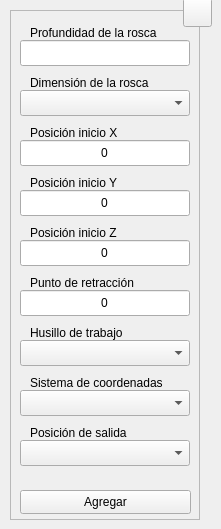
  <widget class="QWidget" name="centralwidget">
   <widget class="QFrame" name="frame">
    <property name="geometry">
     <rect>
      <x>10</x>
      <y>10</y>
      <width>190</width>
      <height>510</height>
     </rect>
    </property>
    <property name="sizePolicy">
     <sizepolicy hsizetype="Fixed" vsizetype="Fixed">
      <horstretch>0</horstretch>
      <verstretch>0</verstretch>
     </sizepolicy>
    </property>
    <property name="minimumSize">
     <size>
      <width>190</width>
      <height>510</height>
     </size>
    </property>
    <property name="maximumSize">
     <size>
      <width>190</width>
      <height>510</height>
     </size>
    </property>
    <property name="frameShape">
     <enum>QFrame::StyledPanel</enum>
    </property>
    <property name="frameShadow">
     <enum>QFrame::Raised</enum>
    </property>
    <widget class="QLineEdit" name="tbx_dpt">
     <property name="geometry">
      <rect>
       <x>10</x>
       <y>30</y>
       <width>170</width>
       <height>26</height>
      </rect>
     </property>
     <property name="minimumSize">
      <size>
       <width>170</width>
       <height>0</height>
      </size>
     </property>
     <property name="maximumSize">
      <size>
       <width>170</width>
       <height>16777215</height>
      </size>
     </property>
     <property name="toolTip">
      <string>Digite la profundidad del agujero</string>
     </property>
     <property name="statusTip">
      <string/>
     </property>
     <property name="alignment">
      <set>Qt::AlignCenter</set>
     </property>
     <property name="placeholderText">
      <string/>
     </property>
    </widget>
    <widget class="QLabel" name="lbl_dpt">
     <property name="enabled">
      <bool>true</bool>
     </property>
     <property name="geometry">
      <rect>
       <x>20</x>
       <y>10</y>
       <width>139</width>
       <height>26</height>
      </rect>
     </property>
     <property name="text">
      <string>Profundidad de la rosca</string>
     </property>
     <property name="buddy">
      <cstring>lbl_dpt</cstring>
     </property>
    </widget>
    <widget class="QPushButton" name="btn_save">
     <property name="geometry">
      <rect>
       <x>10</x>
       <y>480</y>
       <width>171</width>
       <height>24</height>
      </rect>
     </property>
     <property name="sizePolicy">
      <sizepolicy hsizetype="Expanding" vsizetype="Expanding">
       <horstretch>0</horstretch>
       <verstretch>0</verstretch>
      </sizepolicy>
     </property>
     <property name="minimumSize">
      <size>
       <width>88</width>
       <height>0</height>
      </size>
     </property>
     <property name="toolTip">
      <string>Agregar los datos al programa CNC</string>
     </property>
     <property name="statusTip">
      <string/>
     </property>
     <property name="text">
      <string>Agregar</string>
     </property>
     <property name="shortcut">
      <string>Ctrl+S</string>
     </property>
     <property name="autoDefault">
      <bool>true</bool>
     </property>
    </widget>
    <widget class="QComboBox" name="cbx_sde">
     <property name="geometry">
      <rect>
       <x>10</x>
       <y>330</y>
       <width>170</width>
       <height>26</height>
      </rect>
     </property>
     <property name="minimumSize">
      <size>
       <width>170</width>
       <height>26</height>
      </size>
     </property>
     <property name="maximumSize">
      <size>
       <width>170</width>
       <height>16777215</height>
      </size>
     </property>
     <property name="toolTip">
      <string>Seleccione el husillo de trabajo a utilizar</string>
     </property>
    </widget>
    <widget class="QLabel" name="lbl_sde">
     <property name="enabled">
      <bool>true</bool>
     </property>
     <property name="geometry">
      <rect>
       <x>20</x>
       <y>310</y>
       <width>101</width>
       <height>26</height>
      </rect>
     </property>
     <property name="text">
      <string>Husillo de trabajo</string>
     </property>
    </widget>
    <widget class="QLineEdit" name="tbx_xin">
     <property name="geometry">
      <rect>
       <x>10</x>
       <y>130</y>
       <width>170</width>
       <height>26</height>
      </rect>
     </property>
     <property name="minimumSize">
      <size>
       <width>170</width>
       <height>0</height>
      </size>
     </property>
     <property name="maximumSize">
      <size>
       <width>170</width>
       <height>16777215</height>
      </size>
     </property>
     <property name="toolTip">
      <string>Digite la posición de inicio en el eje X</string>
     </property>
     <property name="statusTip">
      <string/>
     </property>
     <property name="text">
      <string>0</string>
     </property>
     <property name="alignment">
      <set>Qt::AlignCenter</set>
     </property>
     <property name="placeholderText">
      <string/>
     </property>
    </widget>
    <widget class="QLabel" name="lbl_xin">
     <property name="enabled">
      <bool>true</bool>
     </property>
     <property name="geometry">
      <rect>
       <x>20</x>
       <y>110</y>
       <width>98</width>
       <height>26</height>
      </rect>
     </property>
     <property name="text">
      <string>Posición inicio X</string>
     </property>
    </widget>
    <widget class="QLabel" name="lbl_yin">
     <property name="enabled">
      <bool>true</bool>
     </property>
     <property name="geometry">
      <rect>
       <x>20</x>
       <y>160</y>
       <width>98</width>
       <height>26</height>
      </rect>
     </property>
     <property name="text">
      <string>Posición inicio Y</string>
     </property>
    </widget>
    <widget class="QLineEdit" name="tbx_yin">
     <property name="geometry">
      <rect>
       <x>10</x>
       <y>180</y>
       <width>170</width>
       <height>26</height>
      </rect>
     </property>
     <property name="minimumSize">
      <size>
       <width>170</width>
       <height>0</height>
      </size>
     </property>
     <property name="maximumSize">
      <size>
       <width>170</width>
       <height>16777215</height>
      </size>
     </property>
     <property name="toolTip">
      <string>Digite la posición de inicio en el eje Y</string>
     </property>
     <property name="statusTip">
      <string/>
     </property>
     <property name="text">
      <string>0</string>
     </property>
     <property name="alignment">
      <set>Qt::AlignCenter</set>
     </property>
     <property name="placeholderText">
      <string/>
     </property>
    </widget>
    <widget class="QLabel" name="lbl_zin">
     <property name="enabled">
      <bool>true</bool>
     </property>
     <property name="geometry">
      <rect>
       <x>20</x>
       <y>210</y>
       <width>98</width>
       <height>26</height>
      </rect>
     </property>
     <property name="text">
      <string>Posición inicio Z</string>
     </property>
    </widget>
    <widget class="QLineEdit" name="tbx_zin">
     <property name="geometry">
      <rect>
       <x>10</x>
       <y>230</y>
       <width>170</width>
       <height>26</height>
      </rect>
     </property>
     <property name="minimumSize">
      <size>
       <width>170</width>
       <height>0</height>
      </size>
     </property>
     <property name="maximumSize">
      <size>
       <width>170</width>
       <height>16777215</height>
      </size>
     </property>
     <property name="toolTip">
      <string>Digite la posición de inicio en el eje Z</string>
     </property>
     <property name="statusTip">
      <string/>
     </property>
     <property name="text">
      <string>0</string>
     </property>
     <property name="alignment">
      <set>Qt::AlignCenter</set>
     </property>
     <property name="placeholderText">
      <string/>
     </property>
    </widget>
    <widget class="QComboBox" name="cbx_sys">
     <property name="geometry">
      <rect>
       <x>10</x>
       <y>380</y>
       <width>170</width>
       <height>26</height>
      </rect>
     </property>
     <property name="minimumSize">
      <size>
       <width>170</width>
       <height>26</height>
      </size>
     </property>
     <property name="maximumSize">
      <size>
       <width>170</width>
       <height>16777215</height>
      </size>
     </property>
     <property name="toolTip">
      <string>Seleccione el sistema de coordenadas a utilizar</string>
     </property>
    </widget>
    <widget class="QLabel" name="lbl_sys">
     <property name="enabled">
      <bool>true</bool>
     </property>
     <property name="geometry">
      <rect>
       <x>20</x>
       <y>360</y>
       <width>138</width>
       <height>26</height>
      </rect>
     </property>
     <property name="text">
      <string>Sistema de coordenadas</string>
     </property>
     <property name="buddy">
      <cstring>lbl_mov</cstring>
     </property>
    </widget>
    <widget class="QLabel" name="lbl_znd">
     <property name="enabled">
      <bool>true</bool>
     </property>
     <property name="geometry">
      <rect>
       <x>20</x>
       <y>410</y>
       <width>105</width>
       <height>26</height>
      </rect>
     </property>
     <property name="text">
      <string>Posición de salida</string>
     </property>
     <property name="buddy">
      <cstring>lbl_mov</cstring>
     </property>
    </widget>
    <widget class="QComboBox" name="cbx_znd">
     <property name="geometry">
      <rect>
       <x>10</x>
       <y>430</y>
       <width>170</width>
       <height>26</height>
      </rect>
     </property>
     <property name="minimumSize">
      <size>
       <width>170</width>
       <height>26</height>
      </size>
     </property>
     <property name="maximumSize">
      <size>
       <width>170</width>
       <height>16777215</height>
      </size>
     </property>
     <property name="toolTip">
      <string>Seleccione el punto de salida del perforado</string>
     </property>
    </widget>
    <widget class="QLineEdit" name="tbx_rtr">
     <property name="geometry">
      <rect>
       <x>10</x>
       <y>280</y>
       <width>170</width>
       <height>26</height>
      </rect>
     </property>
     <property name="minimumSize">
      <size>
       <width>170</width>
       <height>0</height>
      </size>
     </property>
     <property name="maximumSize">
      <size>
       <width>170</width>
       <height>16777215</height>
      </size>
     </property>
     <property name="toolTip">
      <string>Digite la distancia de retracción</string>
     </property>
     <property name="statusTip">
      <string/>
     </property>
     <property name="text">
      <string>0</string>
     </property>
     <property name="alignment">
      <set>Qt::AlignCenter</set>
     </property>
     <property name="placeholderText">
      <string/>
     </property>
    </widget>
    <widget class="QLabel" name="lbl_rtr">
     <property name="enabled">
      <bool>true</bool>
     </property>
     <property name="geometry">
      <rect>
       <x>20</x>
       <y>260</y>
       <width>115</width>
       <height>26</height>
      </rect>
     </property>
     <property name="text">
      <string>Punto de retracción</string>
     </property>
    </widget>
    <widget class="QComboBox" name="cbx_thd">
     <property name="geometry">
      <rect>
       <x>10</x>
       <y>80</y>
       <width>170</width>
       <height>26</height>
      </rect>
     </property>
     <property name="minimumSize">
      <size>
       <width>170</width>
       <height>26</height>
      </size>
     </property>
     <property name="maximumSize">
      <size>
       <width>170</width>
       <height>16777215</height>
      </size>
     </property>
     <property name="toolTip">
      <string>Seleccione la dimensión de la rosca</string>
     </property>
    </widget>
    <widget class="QLabel" name="lbl_thd">
     <property name="enabled">
      <bool>true</bool>
     </property>
     <property name="geometry">
      <rect>
       <x>20</x>
       <y>60</y>
       <width>131</width>
       <height>26</height>
      </rect>
     </property>
     <property name="text">
      <string>Dimensión de la rosca</string>
     </property>
     <property name="buddy">
      <cstring>lbl_mov</cstring>
     </property>
    </widget>
    <zorder>tbx_dpt</zorder>
    <zorder>lbl_dpt</zorder>
    <zorder>btn_save</zorder>
    <zorder>cbx_sde</zorder>
    <zorder>lbl_sde</zorder>
    <zorder>tbx_xin</zorder>
    <zorder>lbl_xin</zorder>
    <zorder>tbx_yin</zorder>
    <zorder>tbx_zin</zorder>
    <zorder>lbl_zin</zorder>
    <zorder>lbl_yin</zorder>
    <zorder>cbx_sys</zorder>
    <zorder>lbl_sys</zorder>
    <zorder>cbx_znd</zorder>
    <zorder>tbx_rtr</zorder>
    <zorder>lbl_rtr</zorder>
    <zorder>lbl_znd</zorder>
    <zorder>cbx_thd</zorder>
    <zorder>lbl_thd</zorder>
   </widget>
   <widget class="QToolButton" name="btn_help">
    <property name="geometry">
     <rect>
      <x>183</x>
      <y>-2</y>
      <width>29</width>
      <height>29</height>
     </rect>
    </property>
    <property name="font">
     <font>
      <pointsize>20</pointsize>
      <bold>true</bold>
     </font>
    </property>
    <property name="text">
     <string/>
    </property>
    <property name="icon">
     <iconset resource="../../resources/resources.qrc">
      <normaloff>:/icons/question.png</normaloff>:/icons/question.png</iconset>
    </property>
    <property name="iconSize">
     <size>
      <width>20</width>
      <height>20</height>
     </size>
    </property>
    <property name="shortcut">
     <string>F1</string>
    </property>
   </widget>
  </widget>
